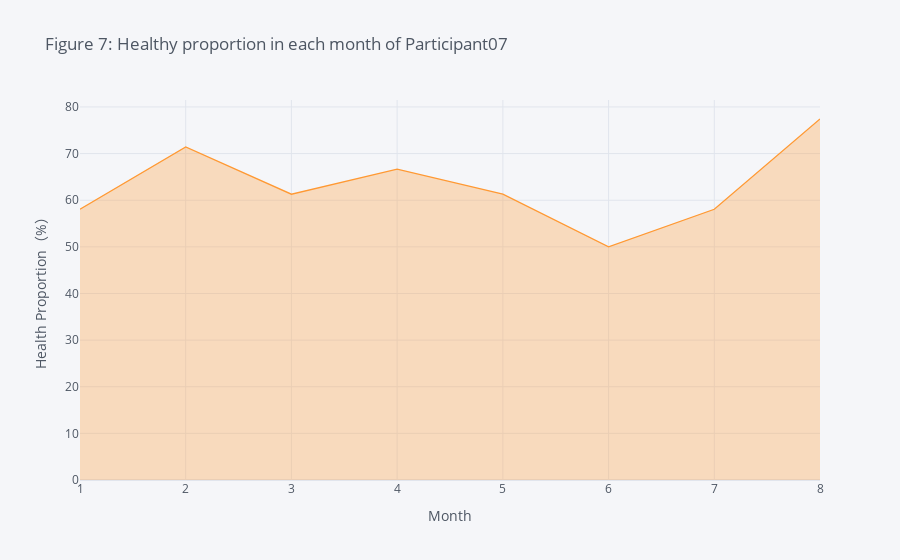

Source (notebook cell):
### Markdown cell above
Proportion area chart of participant 07

### Code cell
proportion.figure(y="health_proportion(%)",
               fill=True,
               xTitle="Month", yTitle="Health Proportion（%）", title="Figure 7: Healthy proportion in each month of Participant07"
               )

### Figure 1 — Plotly figure (JSON) as saved in the notebook; plotly's stock layout.template omitted (floating-point values rounded to 4 significant figures)
{"data": [{"fill": "tozeroy", "fillcolor": "rgba(255, 153, 51, 0.3)", "line": {"color": "rgba(255, 153, 51, 1.0)", "dash": "solid", "shape": "linear", "width": 1.3}, "mode": "lines", "name": "health_proportion(%)", "text": "", "type": "scatter", "x": [1, 2, 3, 4, 5, 6, 7, 8], "y": [58.06, 71.43, 61.29, 66.67, 61.29, 50, 58.06, 77.42]}], "layout": {"legend": {"bgcolor": "#F5F6F9", "font": {"color": "#4D5663"}}, "paper_bgcolor": "#F5F6F9", "plot_bgcolor": "#F5F6F9", "title": {"font": {"color": "#4D5663"}, "text": "Figure 7: Healthy proportion in each month of Participant07"}, "xaxis": {"gridcolor": "#E1E5ED", "showgrid": true, "tickfont": {"color": "#4D5663"}, "title": {"font": {"color": "#4D5663"}, "text": "Month"}, "zerolinecolor": "#E1E5ED"}, "yaxis": {"gridcolor": "#E1E5ED", "showgrid": true, "tickfont": {"color": "#4D5663"}, "title": {"font": {"color": "#4D5663"}, "text": "Health Proportion（%）"}, "zerolinecolor": "#E1E5ED"}}}
